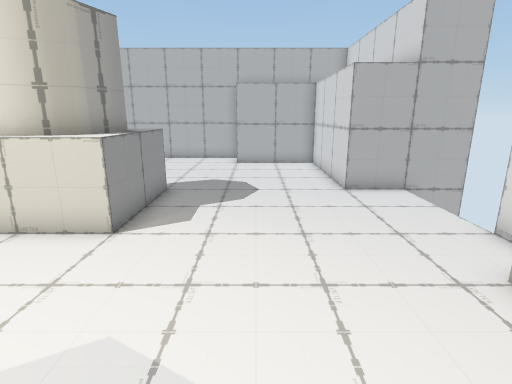
[1] (above)

12 first-person views from a walk through a 3-D level made in the Unity game engine. The camera is 1.2 m above the floor, tilts 14° down and sees 80° across. The floor is counted in squares, 0.5 m on a side. Each view is taken from the middle of a square. On the plan, view 1 faces up. The plan holds only what a view shows up to about 19 squares ahead; the rest is blank. The player character is not drawn. Some surface patterns are stand-ins.

[2]
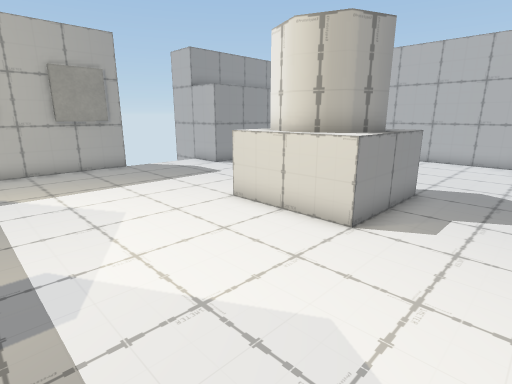

[3]
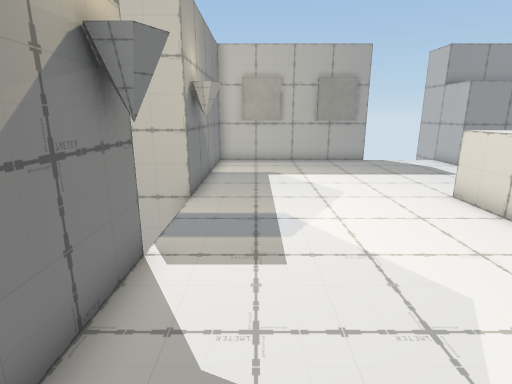

[4]
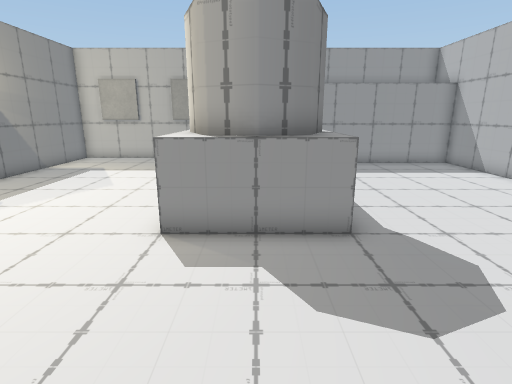

[5]
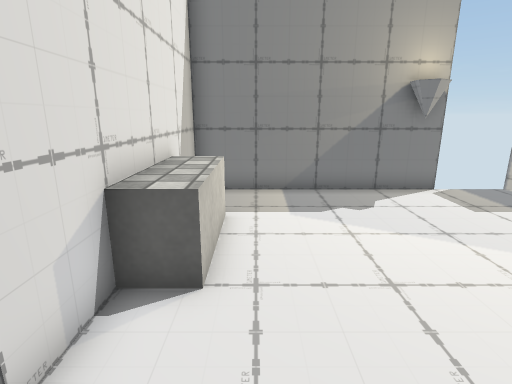

[6]
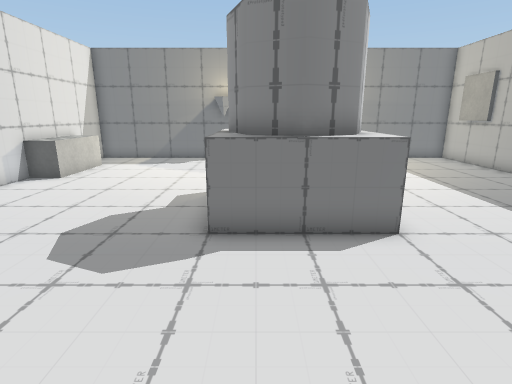

[7]
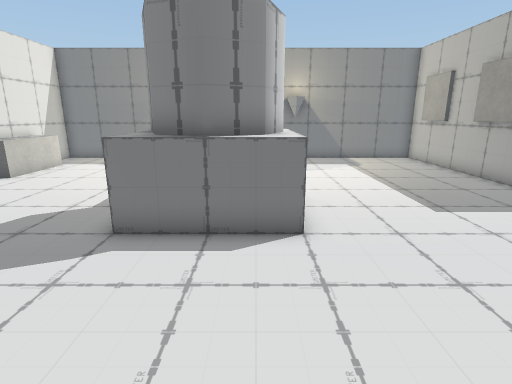

[8]
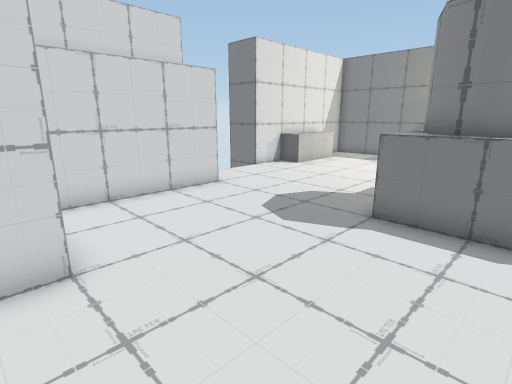

[9]
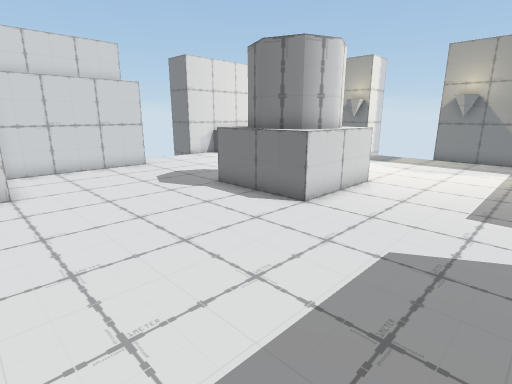

[10]
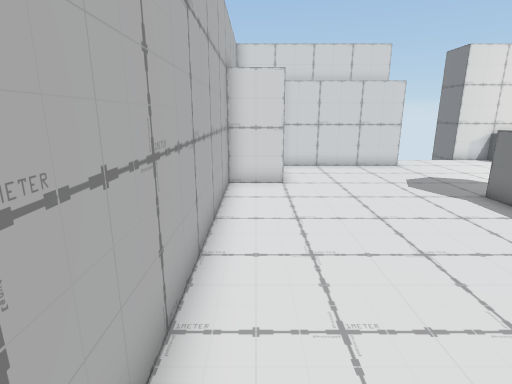

[11]
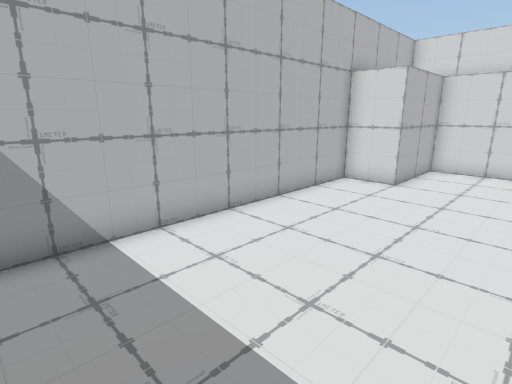

[12]
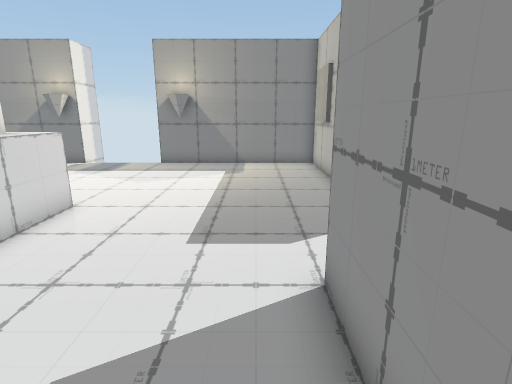

### Floor plan
Key: @ floor where view 1 was taken; # wall or solid block; . floor; ^ raised ledge; B block.
Columns run from 15 left of view 1 to 6 right of it. Each row starts with its distance up from view 1.
 18   #############
 17   #...........#
 16   #...........#####
 15   #...............#
 14   #...............#
 13   #...............#
 12   #...............#
 11   #...............#
 10 ###.....^^#^^.....###
  9  .......^###^.......
  8  .......#####.......
  7  .......^###^.......
  6 #.......^^#^^.......#
  5 #...................##
  4 #..................B#
  3 #..................BB
  2 #..................BB
  1 #..................BB
  0 #..............@....#
 -1 #..... #....##......#
 -2 #########   #########

Where each view was taken, in squares from view 1:
view 1: 0 up, 0 right, facing up
view 2: 0 up, 0 right, facing up-left
view 3: 0 up, 2 right, facing left
view 4: 8 up, 3 right, facing left
view 5: 8 up, 3 right, facing down
view 6: 16 up, 4 left, facing down
view 7: 16 up, 6 left, facing down
view 8: 17 up, 6 left, facing down-right
view 9: 17 up, 12 left, facing down-right
view 10: 17 up, 12 left, facing right
view 11: 12 up, 12 left, facing up-right
view 12: 14 up, 12 left, facing down
